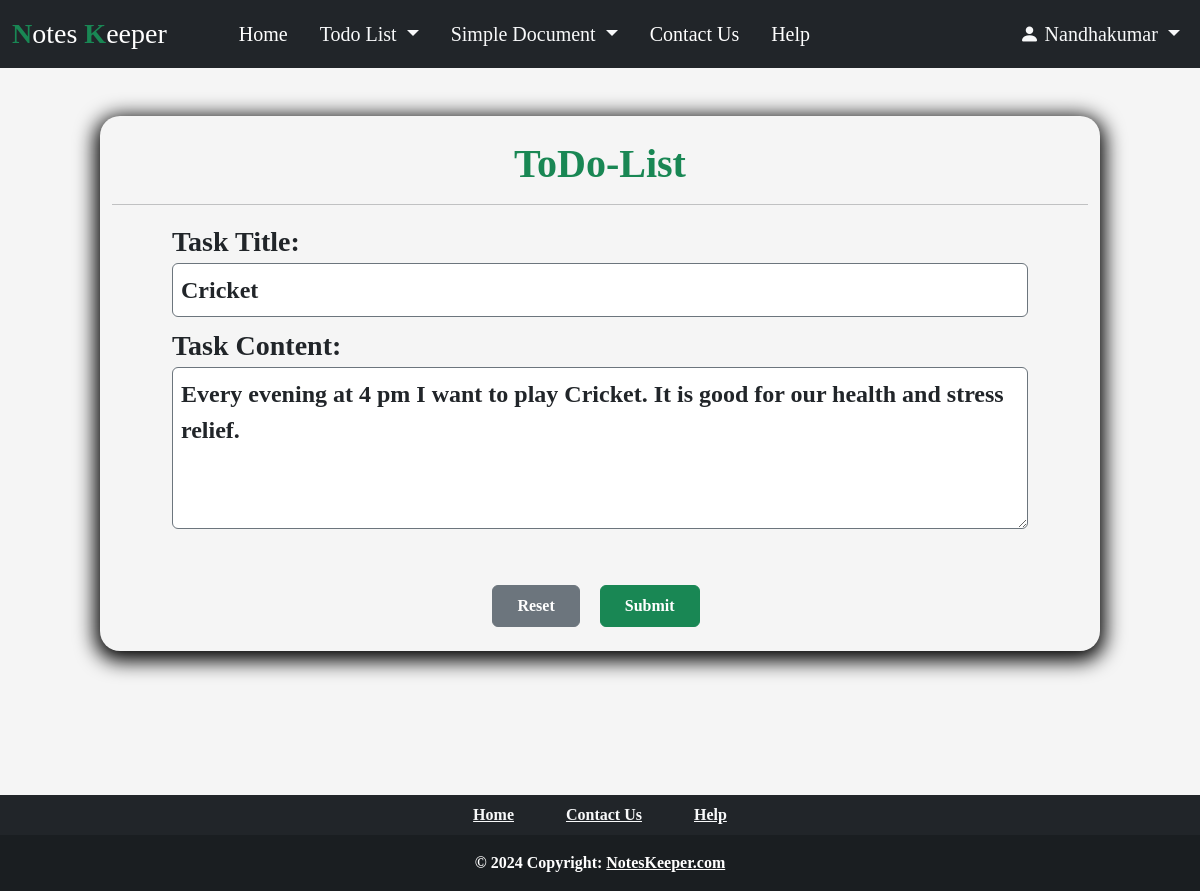
Screenshot of /todo/update/16 (signed in) with the database file from the repository.
### Todo_List/models.py (models this page shows, shortened)
class Todo_Task(models.Model):
    UserId = models.ForeignKey(User, on_delete = models.CASCADE, null = True)
    Title = models.CharField(max_length = 100)
    Task = models.TextField(max_length = 300)
    Date = models.DateField(null = True)
    Time = models.TimeField(null = True)
    Bgcolor = models.CharField(max_length = 20, null= False)

### Todo_List/views.py (the view, shortened to what this page needs)
# urls.py: path('update/<int:id>',views.Update, name= 'update_document'),
def Update(request, id):
    datas = Todo_Task.objects.filter(id = id).first()
    update_data = {'update_task': datas}
    return render(request, 'todo.html',context=update_data)

### templates/todo.html (shortened to what this page needs)
{% extends "index.html" %}
{% load static %}
{% block body %}
<main class="container-fluid col-md-10 mt-5 pb-3 round">
    <br>
    <h1 class="text-center text-success fw-bold ">ToDo-List</h1>
    <hr>
    {% if update_task %}
    <div class="ps-5 pe-5">
        <form action="" method="post" class="form-group">
            <div class="container">
                <label class="fw-bold fs-3">Task Title: </label>
                <input type="text" name="title" value="{{update_task.Title}}" class="p-2 form-control border border-secondary fw-bold fs-4" required>
            </div>
            <div class="container mt-2">
                <label class="fw-bold fs-3">Task Content: </label>
                <textarea name="task" class="p-2 form-control border border-secondary fw-bold fs-4" required rows="4"
                    class="form-control" >{{update_task.Task}}</textarea>
            </div>
            <div class="row m-2 ms-0">
                <div class="col-md-12 text-center">
                    <input type="reset" value="Reset" class="btn btn-secondary fw-bold p-2 ps-4 pe-4 me-3 mt-5">
                    <input type="submit" value="Submit" class="btn btn-success fw-bold p-2 ps-4 pe-4 mt-5">
                </div>
            </div>
        </form>
    </div>
    {% endif %}
</main>
{% endblock body %}

### templates/index.html (shortened to what this page needs)
{% load static %}
<!DOCTYPE html>
<html lang="en">
<head>
  {% load bootstrap5 %}
  {% bootstrap_css %}
  <link rel="stylesheet" href="https://cdn.jsdelivr.net/npm/bootstrap-icons@1.3.0/font/bootstrap-icons.css">
  <link rel="stylesheet" href="{% static 'css/style.css' %}">
</head>
<body>
  <nav class="navbar navbar-expand-lg navbar-dark bg-dark mb-2">
    <div class="container-fluid ">
      <a class="navbar-brand brand fs-3" href="/"><span class="text-success fw-bold">N</span>otes <span
          class="text-success fw-bold">K</span>eeper</a>
      <div class="collapse navbar-collapse ms-5" id="navbarSupportedContent">
        <ul class="navbar-nav me-auto mb-2 mb-lg-0 fs-5">
          <li class="nav-item me-3">
            <a class="nav-link active" aria-current="page" href="/">Home</a>
          </li>
          <li class="nav-item dropdown me-3">
            <a class="nav-link dropdown-toggle text-light " href="/todo" id="navbarDropdown" role="button"
              data-bs-toggle="dropdown" aria-expanded="false">
              Todo List
            </a>
          </li>
          <li class="nav-item dropdown me-3">
            <a class="nav-link dropdown-toggle text-light " href="/document" id="navbarDropdown" role="button"
              data-bs-toggle="dropdown" aria-expanded="false">
              Simple Document
            </a>
          </li>
          <li class="nav-item me-3">
            <a class="nav-link active" aria-current="page" href="/contact">Contact Us</a>
          </li>
          <li class="nav-item me-3">
            <a class="nav-link active" aria-current="page" title="?" href="/help">Help</a>
          </li>
        </ul>
        {% if request.user.is_authenticated %}
        <ul class="navbar-nav d-flex fs-5">
          <li class="nav-item dropdown">
            <a class="nav-link dropdown-toggle  text-light " href="#" id="navbarDropdown" role="button"
              data-bs-toggle="dropdown" aria-expanded="false">
              <i class="bi bi-person-fill"></i> {{ user.username.capitalize }}
            </a>
          </li>
        </ul>
        {% endif %}
      </div>
    </div>
  </nav>
  {% block body %}
  {% endblock %}
<div class="container-fluid footer col-md-12 p-0 ">
  <footer class="bg-dark text-center text-white  mb-0 pb-0">
    <div class="container p-2 pb-2">
      <section class="mb-0 fw-bold">
        <a href="/" class="text-light me-5"> Home</a>
        <a href="/contact" class="text-light me-5"> Contact Us</a>
        <a href="help" class="text-light">Help</a>
      </section>
    </div>
  <div class="text-center fw-bold p-3" style="background-color: rgba(0, 0, 0, 0.2);">
    © 2024 Copyright:
    <a class="text-white" href="http://127.0.0.1:8000/">NotesKeeper.com</a>
  </div>
</footer>
</div>
</body>
</html>

### static/css/style.css (style rules this page uses)
body { background-color: whitesmoke; font-family: 'Times New Roman'; }
.brand { font-family: cursive; }
.round { border-radius: 20px; box-shadow: 0px 5px 20px 5px black; }
.footer { margin-top: 12%; }

### rows the page displays
Todo_Task: title "Cricket", task "Every evening at 4 pm I want to play Cricket. It is good for our health and stress relief."

### other values shown
{{ user.username.capitalize }} "Nandhakumar"
